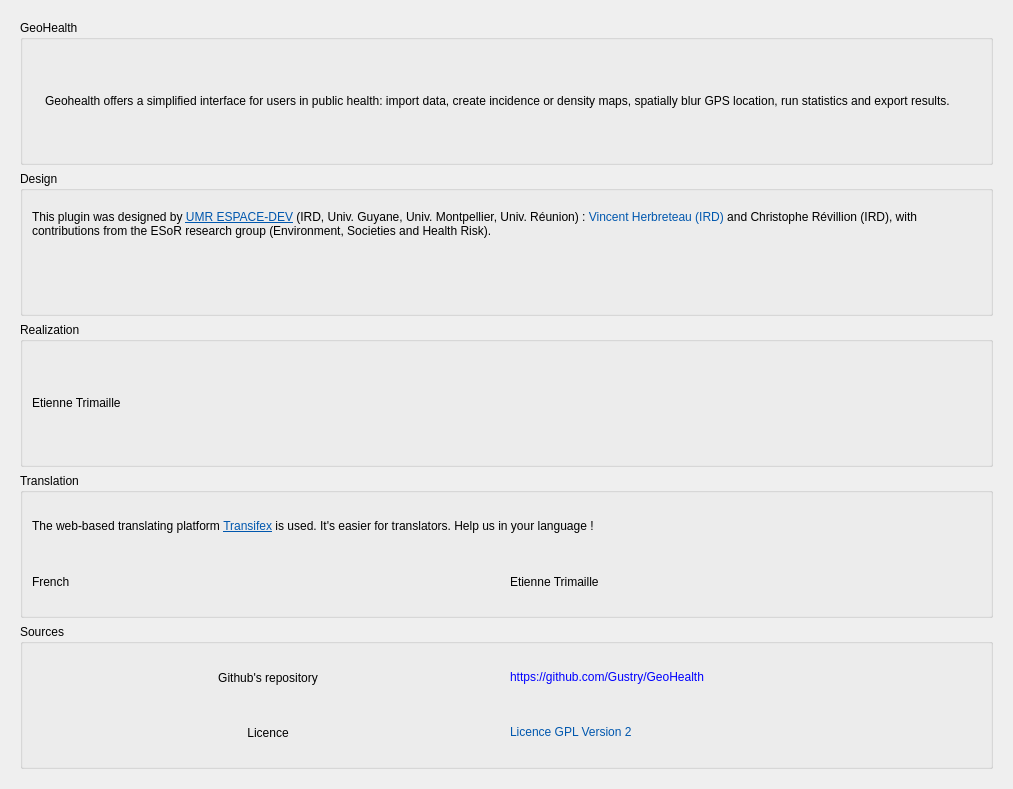
<?xml version="1.0" encoding="UTF-8"?>
<ui version="4.0">
 <author>Etienne Trimaille</author>
 <class>About</class>
 <widget class="QWidget" name="About">
  <property name="geometry">
   <rect>
    <x>0</x>
    <y>0</y>
    <width>1013</width>
    <height>789</height>
   </rect>
  </property>
  <property name="windowTitle">
   <string>Form</string>
  </property>
  <layout class="QVBoxLayout" name="verticalLayout">
   <item>
    <widget class="QScrollArea" name="scrollArea">
     <property name="frameShape">
      <enum>QFrame::NoFrame</enum>
     </property>
     <property name="frameShadow">
      <enum>QFrame::Plain</enum>
     </property>
     <property name="widgetResizable">
      <bool>true</bool>
     </property>
     <widget class="QWidget" name="scrollAreaWidgetContents">
      <property name="geometry">
       <rect>
        <x>0</x>
        <y>0</y>
        <width>989</width>
        <height>765</height>
       </rect>
      </property>
      <layout class="QVBoxLayout" name="verticalLayout_3">
       <item>
        <widget class="QGroupBox" name="groupBox_6">
         <property name="title">
          <string>GeoHealth</string>
         </property>
         <layout class="QVBoxLayout" name="verticalLayout_5">
          <item>
           <layout class="QHBoxLayout" name="horizontalLayout_6">
            <item>
             <widget class="QLabel" name="logo_geohealth">
              <property name="sizePolicy">
               <sizepolicy hsizetype="Maximum" vsizetype="Maximum">
                <horstretch>0</horstretch>
                <verstretch>0</verstretch>
               </sizepolicy>
              </property>
              <property name="text">
               <string notr="true"/>
              </property>
              <property name="pixmap">
               <pixmap>../../resources/icon-100.png</pixmap>
              </property>
              <property name="textInteractionFlags">
               <set>Qt::NoTextInteraction</set>
              </property>
             </widget>
            </item>
            <item>
             <widget class="QLabel" name="label_13">
              <property name="text">
               <string>Geohealth offers a simplified interface for users in public health: import data, create incidence or density maps, spatially blur GPS location, run statistics and export results.</string>
              </property>
              <property name="wordWrap">
               <bool>true</bool>
              </property>
             </widget>
            </item>
           </layout>
          </item>
         </layout>
        </widget>
       </item>
       <item>
        <widget class="QGroupBox" name="groupBox">
         <property name="title">
          <string>Design</string>
         </property>
         <layout class="QVBoxLayout" name="verticalLayout_7">
          <item>
           <widget class="QLabel" name="label_5">
            <property name="text">
             <string>&lt;html&gt;&lt;head/&gt;&lt;body&gt;&lt;p&gt; This plugin was designed by &lt;a href=&quot;http://www.espace-dev.fr&quot;&gt;&lt;span style=&quot; text-decoration: underline; color:#0057ae;&quot;&gt;UMR ESPACE-DEV&lt;/span&gt;&lt;/a&gt; (IRD, Univ. Guyane, Univ. Montpellier, Univ. Réunion) : &lt;a href=&quot;mailto:vincent.herbreteau@ird.fr?subject=Plugin GeoHealth&quot;&gt;&lt;span style=&quot; color:#0057ae;&quot; style=&quot;text-decoration:none;&quot;&gt;Vincent Herbreteau (IRD)&lt;/span&gt;&lt;/a&gt; and &lt;a href=&quot;mailto:christophe.revillion@univ-reunion.fr?subject=Plugin GeoHealth&quot; style=&quot;text-decoration:none;&quot;&gt;Christophe Révillion (IRD)&lt;/a&gt;, with contributions from the ESoR research group (Environment, Societies and Health Risk).&lt;/p&gt;&lt;/body&gt;&lt;/html&gt;</string>
            </property>
            <property name="wordWrap">
             <bool>true</bool>
            </property>
           </widget>
          </item>
          <item>
           <layout class="QHBoxLayout" name="horizontalLayout">
            <item>
             <widget class="QLabel" name="logo_ird">
              <property name="text">
               <string notr="true"/>
              </property>
              <property name="pixmap">
               <pixmap>../../resources/logo_ird.png</pixmap>
              </property>
              <property name="alignment">
               <set>Qt::AlignCenter</set>
              </property>
              <property name="wordWrap">
               <bool>true</bool>
              </property>
              <property name="openExternalLinks">
               <bool>true</bool>
              </property>
             </widget>
            </item>
            <item>
             <layout class="QVBoxLayout" name="verticalLayout_6">
              <item>
               <widget class="QLabel" name="logo_umr">
                <property name="sizePolicy">
                 <sizepolicy hsizetype="Minimum" vsizetype="Minimum">
                  <horstretch>0</horstretch>
                  <verstretch>0</verstretch>
                 </sizepolicy>
                </property>
                <property name="text">
                 <string notr="true"/>
                </property>
                <property name="pixmap">
                 <pixmap>../../resources/espace-dev.png</pixmap>
                </property>
                <property name="scaledContents">
                 <bool>false</bool>
                </property>
                <property name="alignment">
                 <set>Qt::AlignCenter</set>
                </property>
                <property name="openExternalLinks">
                 <bool>true</bool>
                </property>
               </widget>
              </item>
             </layout>
            </item>
           </layout>
          </item>
         </layout>
        </widget>
       </item>
       <item>
        <widget class="QGroupBox" name="groupBox_2">
         <property name="title">
          <string>Realization</string>
         </property>
         <layout class="QVBoxLayout" name="verticalLayout_4">
          <item>
           <layout class="QHBoxLayout" name="horizontalLayout_4">
            <item>
             <layout class="QVBoxLayout" name="verticalLayout_10">
              <item>
               <widget class="QLabel" name="label_11">
                <property name="text">
                 <string notr="true">&lt;a href=&quot;mailto:etienne@trimaille.eu?subject=Plugin GeoHealth&quot; style=&quot;text-decoration:none;&quot;&gt;Etienne Trimaille&lt;/a&gt;</string>
                </property>
                <property name="wordWrap">
                 <bool>true</bool>
                </property>
               </widget>
              </item>
             </layout>
            </item>
           </layout>
          </item>
         </layout>
        </widget>
       </item>
       <item>
        <widget class="QGroupBox" name="groupBox_5">
         <property name="title">
          <string>Translation</string>
         </property>
         <layout class="QVBoxLayout" name="verticalLayout_2">
          <item>
           <widget class="QLabel" name="label">
            <property name="text">
             <string>&lt;html&gt;&lt;head/&gt;&lt;body&gt;&lt;p&gt;The web-based translating platform &lt;a href=&quot;https://www.transifex.com/geohealth/&quot;&gt;&lt;span style=&quot; text-decoration: underline; color:#0057ae;&quot;&gt;Transifex&lt;/span&gt;&lt;/a&gt; is used. It's easier for translators. Help us in your language !&lt;/p&gt;&lt;/body&gt;&lt;/html&gt;</string>
            </property>
            <property name="wordWrap">
             <bool>true</bool>
            </property>
            <property name="openExternalLinks">
             <bool>true</bool>
            </property>
           </widget>
          </item>
          <item>
           <layout class="QHBoxLayout" name="horizontalLayout_2">
            <item>
             <widget class="QLabel" name="label_3">
              <property name="text">
               <string>French</string>
              </property>
              <property name="wordWrap">
               <bool>true</bool>
              </property>
             </widget>
            </item>
            <item>
             <widget class="QLabel" name="label_2">
              <property name="text">
               <string notr="true">Etienne Trimaille</string>
              </property>
              <property name="wordWrap">
               <bool>true</bool>
              </property>
             </widget>
            </item>
           </layout>
          </item>
         </layout>
        </widget>
       </item>
       <item>
        <widget class="QGroupBox" name="groupBox_4">
         <property name="title">
          <string>Sources</string>
         </property>
         <layout class="QVBoxLayout" name="verticalLayout_11">
          <item>
           <layout class="QGridLayout" name="gridLayout_5">
            <item row="0" column="0">
             <widget class="QLabel" name="label_21">
              <property name="text">
               <string>Github's repository</string>
              </property>
              <property name="alignment">
               <set>Qt::AlignCenter</set>
              </property>
              <property name="wordWrap">
               <bool>true</bool>
              </property>
             </widget>
            </item>
            <item row="0" column="1">
             <widget class="QLabel" name="label_22">
              <property name="text">
               <string notr="true">&lt;a href=&quot;https://github.com/Gustry/GeoHealth&quot; style=&quot;text-decoration:none;&quot;&gt;https://github.com/Gustry/GeoHealth&lt;/a&gt;</string>
              </property>
              <property name="wordWrap">
               <bool>true</bool>
              </property>
              <property name="openExternalLinks">
               <bool>true</bool>
              </property>
             </widget>
            </item>
           </layout>
          </item>
          <item>
           <layout class="QHBoxLayout" name="horizontalLayout_7">
            <item>
             <widget class="QLabel" name="label_14">
              <property name="text">
               <string>Licence</string>
              </property>
              <property name="alignment">
               <set>Qt::AlignCenter</set>
              </property>
             </widget>
            </item>
            <item>
             <widget class="QLabel" name="label_17">
              <property name="text">
               <string>&lt;html&gt;&lt;head/&gt;&lt;body&gt;&lt;p&gt;&lt;a href=&quot;http://www.gnu.org/licenses/gpl-2.0.html&quot;&gt;&lt;span style=&quot; text-decoration: none; color:#0057ae;&quot;&gt;Licence GPL Version 2&lt;/span&gt;&lt;/a&gt;&lt;/p&gt;&lt;/body&gt;&lt;/html&gt;</string>
              </property>
             </widget>
            </item>
           </layout>
          </item>
         </layout>
        </widget>
       </item>
      </layout>
     </widget>
    </widget>
   </item>
  </layout>
 </widget>
 <resources/>
 <connections/>
</ui>
